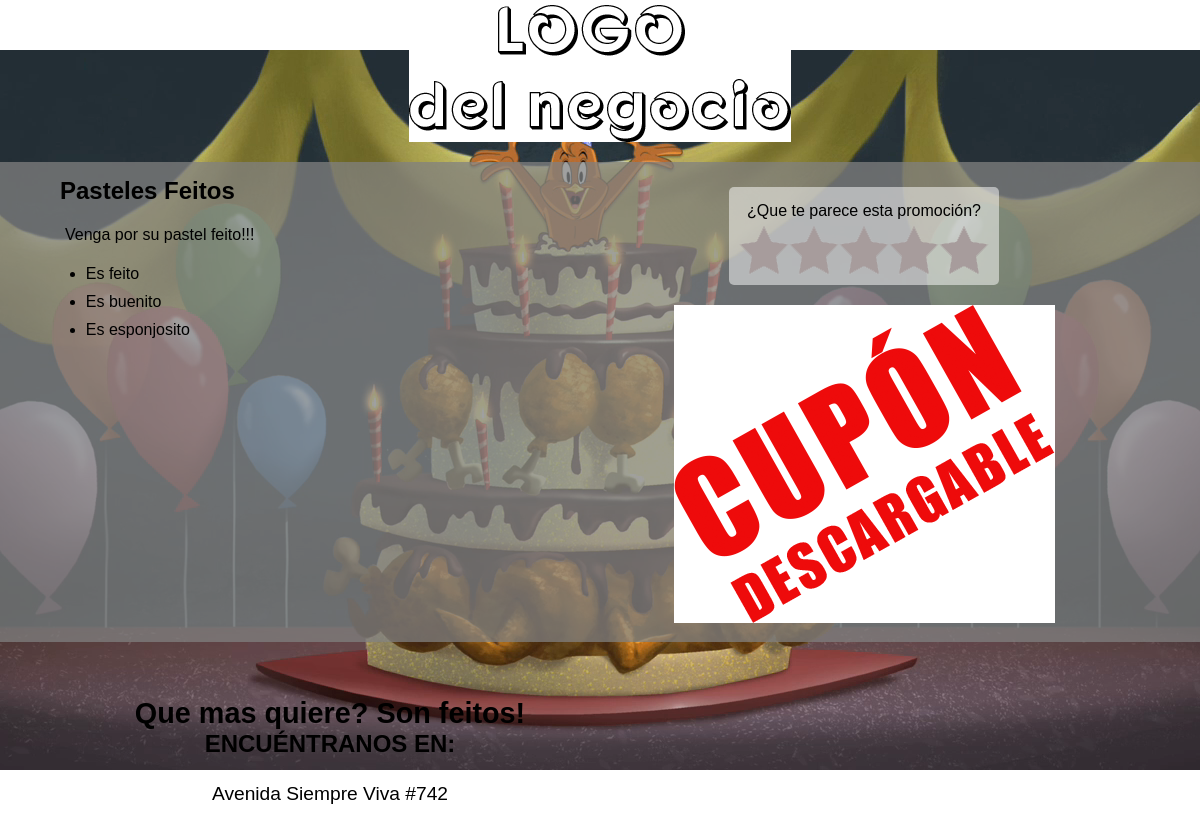
The page /businesses/nueva_prueba/index.php on the database its author committed.
### tables this page shows
CREATE TABLE IF NOT EXISTS `businesses` (
  `id` int(11) NOT NULL AUTO_INCREMENT,
  `type` varchar(15) NOT NULL,
  `creation_date` varchar(15) NOT NULL,
  `business_name` varchar(50) NOT NULL,
  `logo` varchar(25) NOT NULL,
  `content_title` varchar(50) NOT NULL,
  `content` text NOT NULL,
  `feature_one` varchar(100) NOT NULL,
  `feature_two` varchar(100) NOT NULL,
  `feature_three` varchar(100) NOT NULL,
  `coupon_image` varchar(25) NOT NULL,
  `precoupon_image` varchar(25) NOT NULL,
  `business_legend` varchar(150) NOT NULL,
  `contact_legend` text NOT NULL,
  `contact_address` text NOT NULL,
  `map` text NOT NULL,
  `font_link` text NOT NULL,
  `font_family` varchar(50) NOT NULL,
  `form` text NOT NULL,
  `m_tag_enable` tinyint(1) NOT NULL,
  `pixel` text NOT NULL,
  `pixel_tag_enable` tinyint(1) NOT NULL,
  `background_color` varchar(10) NOT NULL,
  `background_image` varchar(25) NOT NULL,
  `content_color` varchar(10) NOT NULL,
  `text_content_color` varchar(10) NOT NULL,
  `text_address_color` varchar(10) NOT NULL,
  `form_title` varchar(50) NOT NULL,
  `form_color` varchar(10) NOT NULL,
  `form_button_color` varchar(10) NOT NULL,
  `data_base` varchar(30) NOT NULL,
  `coupon_prefix` int(11) NOT NULL,
  `coupons_total` int(11) NOT NULL,
  `coupons_generated` int(11) NOT NULL,
  `coupons_available` int(11) NOT NULL,
  `contact_email` varchar(50) NOT NULL,
  `enabled` tinyint(1) NOT NULL,
  `listID` varchar(50) NOT NULL,
  KEY `id` (`id`)
);

### businesses/nueva_prueba/include/mobile_detect.php (called while the page is built, shortened)
<?php
class Mobile_Detect
{
    protected $userAgent = null;
    protected $httpHeaders = array();
    protected $detectionType = self::DETECTION_TYPE_MOBILE;
    protected static $mobileHeaders = array(
            'HTTP_ACCEPT'                  => array('matches' => array(
                                                                        'application/x-obml2d',
                                                                        'application/vnd.rim.html',
                                                                        'text/vnd.wap.wml',
                                                                        'application/vnd.wap.xhtml+xml'
                                            )),
            'HTTP_X_WAP_PROFILE'           => null,
            'HTTP_X_WAP_CLIENTID'          => null,
            'HTTP_WAP_CONNECTION'          => null,
            'HTTP_PROFILE'                 => null,
            'HTTP_X_OPERAMINI_PHONE_UA'    => null,
            'HTTP_X_NOKIA_GATEWAY_ID'      => null,
            'HTTP_X_ORANGE_ID'             => null,
            'HTTP_X_VODAFONE_3GPDPCONTEXT' => null,
            'HTTP_X_HUAWEI_USERID'         => null,
            'HTTP_UA_OS'                   => null,
            'HTTP_X_MOBILE_GATEWAY'        => null,
            'HTTP_X_ATT_DEVICEID'          => null,
            'HTTP_UA_CPU'                  => array('matches' => array('ARM')),
    );
    protected static $operatingSystems = array(
        'AndroidOS'         => 'Android',
        'BlackBerryOS'      => 'blackberry|\bBB10\b|rim tablet os',
        'PalmOS'            => 'PalmOS|avantgo|blazer|elaine|hiptop|palm|plucker|xiino',
        'SymbianOS'         => 'Symbian|SymbOS|Series60|Series40|SYB-[0-9]+|\bS60\b',
        'WindowsMobileOS'   => 'Windows CE.*(PPC|Smartphone|Mobile|[0-9]{3}x[0-9]{3})|Window Mobile|Windows Phone [0-9.]+|WCE;',
        'WindowsPhoneOS'   => 'Windows Phone 8.0|Windows Phone OS|XBLWP7|ZuneWP7|Windows NT 6.[23]; ARM;',
        'iOS'               => '\biPhone.*Mobile|\biPod|\biPad',
        'MeeGoOS'           => 'MeeGo',
        'MaemoOS'           => 'Maemo',
        'JavaOS'            => 'J2ME/|\bMIDP\b|\bCLDC\b',
        'webOS'             => 'webOS|hpwOS',
        'badaOS'            => '\bBada\b',
        'BREWOS'            => 'BREW',
    );
    protected static $browsers = array(
        'Chrome'          => '\bCrMo\b|CriOS|Android.*Chrome/[.0-9]* (Mobile)?',
        'Dolfin'          => '\bDolfin\b',
        'Opera'           => 'Opera.*Mini|Opera.*Mobi|Android.*Opera|Mobile.*OPR/[0-9.]+|Coast/[0-9.]+',
        'Skyfire'         => 'Skyfire',
        'IE'              => 'IEMobile|MSIEMobile',
        'Firefox'         => 'fennec|firefox.*maemo|(Mobile|Tablet).*Firefox|Firefox.*Mobile',
        'Bolt'            => 'bolt',
        'TeaShark'        => 'teashark',
        'Blazer'          => 'Blazer',
        'Safari'          => 'Version.*Mobile.*Safari|Safari.*Mobile|MobileSafari',
        'Tizen'           => 'Tizen',
        'UCBrowser'       => 'UC.*Browser|UCWEB',
        'baiduboxapp'     => 'baiduboxapp',
        'baidubrowser'    => 'baidubrowser',
        'DiigoBrowser'    => 'DiigoBrowser',
        'Puffin'            => 'Puffin',
        'Mercury'          => '\bMercury\b',
        'ObigoBrowser' => 'Obigo',
        'NetFront' => 'NF-Browser',
        'GenericBrowser'  => 'NokiaBrowser|OviBrowser|OneBrowser|TwonkyBeamBrowser|SEMC.*Browser|FlyFlow|Minimo|NetFront|Novarra-Vision|MQQBrowser|MicroMessenger',
    );
    protected static $uaHttpHeaders = array(
        'HTTP_USER_AGENT',
        'HTTP_X_OPERAMINI_PHONE_UA',
        'HTTP_X_DEVICE_USER_AGENT',
        'HTTP_X_ORIGINAL_USER_AGENT',
        'HTTP_X_SKYFIRE_PHONE',
        'HTTP_X_BOLT_PHONE_UA',
        'HTTP_DEVICE_STOCK_UA',
        'HTTP_X_UCBROWSER_DEVICE_UA'
    );
    public function setHttpHeaders($httpHeaders = null)
    {
        if (!is_array($httpHeaders) || !count($httpHeaders)) {
            $httpHeaders = $_SERVER;
        }
        $this->httpHeaders = array();
        foreach ($httpHeaders as $key => $value) {
            if (substr($key, 0, 5) === 'HTTP_') {
                $this->httpHeaders[$key] = $value;
            }
        }
    }
    public function getMobileHeaders()
    {
        return self::$mobileHeaders;
    }
    public function getUaHttpHeaders()
    {
        return self::$uaHttpHeaders;
    }
    public function setUserAgent($userAgent = null)
    {
        if (false === empty($userAgent)) {
            return $this->userAgent = $userAgent;
        } else {
            $this->userAgent = null;
            foreach ($this->getUaHttpHeaders() as $altHeader) {
                if (false === empty($this->httpHeaders[$altHeader])) {
                    $this->userAgent .= $this->httpHeaders[$altHeader] . " ";
                }
            }
            return $this->userAgent = (!empty($this->userAgent) ? trim($this->userAgent) : null);
        }
    }
    public function setDetectionType($type = null)
    {
        $this->detectionType = $type;
    }
    public static function getMobileDetectionRules()
    {
        static $rules;
        if (!$rules) {
            $rules = array_merge(
                self::$phoneDevices,
                self::$tabletDevices,
                self::$operatingSystems,
                self::$browsers
            );
        }
        return $rules;
    }
    public function getRules()
    {
        if ($this->detectionType == self::DETECTION_TYPE_EXTENDED) {
            return self::getMobileDetectionRulesExtended();
        } else {
            return self::getMobileDetectionRules();
        }
    }
    public function checkHttpHeadersForMobile()
    {
        foreach ($this->getMobileHeaders() as $mobileHeader => $matchType) {
            if (isset($this->httpHeaders[$mobileHeader])) {
                if (is_array($matchType['matches'])) {
                    return false;
                } else {
                    return true;
                }
            }
        }
        return false;
    }
    protected function matchDetectionRulesAgainstUA($userAgent = null)
    {
        return false;
    }
    public function isMobile($userAgent = null, $httpHeaders = null)
    {
        if ($this->checkHttpHeadersForMobile()) {
            return true;
        } else {
            return $this->matchDetectionRulesAgainstUA();
        }
    }
    public function match($regex, $userAgent = null)
    {
        $match = (bool) preg_match(sprintf('#%s#is', $regex), (false === empty($userAgent) ? $userAgent : $this->userAgent), $matches);
        return $match;
    }
}

### businesses/nueva_prueba/index.php (the view, shortened to what this page needs)
<?php
	include_once("include/connections.php");
	include_once("include/mobile_detect.php");
	$idR = mt_rand(10000, 99999);
	$result = mysqli_query($connection,"SELECT * FROM businesses WHERE id = " . DB_ID);
	while($row = mysqli_fetch_array($result)) {
		$detect = new Mobile_Detect;
		if(!$detect->isMobile())
			{
				$device = "normal";
			}
?>
<!DOCTYPE html>
<html>
	<head>
		<link rel="stylesheet" type="text/css" href="styles.css">
		<?php
			if($device != "mobile"){
				if($row['background_image'] != "") {
					$style .= "background-image: url('" . $row['background_image'] . "'); ";
				}
			}
			if($row['font_family'] != "") {
				$style .= $row['font_family'];
				$style_placeholder = $row['font_family'];
			} else {
				$style .= "font-family: Arial, Helvetica, sans-serif;";
				$style_placeholder = "font-family: Arial, Helvetica, sans-serif;";
			}
		?>
	</head>
	<body style = "<?php echo $style; ?>" <?php if($row['type'] == 'Simple'){ ?> onload = "test(<?php echo $idR; ?>, '<?php echo $device; ?>')" <?php } ?>>
		<header class = "logo-image">
			<img src = "<?php echo $row['logo']; ?>" />
		</header>
		<div class = "content" <?php if($row['content_color'] != "") { echo "style = \"background-color: " . $content_color . "\""; } ?>>
			<div class = "description" <?php if($row['text_content_color'] != "") { echo "style = \"color: #" . $row['text_content_color'] . "\"";  } ?>>
				<h2><?php echo $row['content_title']; ?></h2>
				<?php echo $row['content']; ?>
				<?php
					if(($row['feature_one'] != "") || ($row['feature_two'] != "") || ($row['feature_three'] != ""))
					{
					?>
						<ul>
							<?php if($row['feature_one'] != ""){ ?>
								<li><?php echo $row['feature_one']; ?></li>
							<?php } ?>
							<?php if($row['feature_two'] != ""){ ?>
								<li><?php echo $row['feature_two']; ?></li>
							<?php } ?>
							<?php if($row['feature_three'] != ""){ ?>
								<li><?php echo $row['feature_three']; ?></li>
							<?php } ?>
						</ul>
					<?php
					}
				?>
			</div>
				<?php
			if($row['type'] == 'Simple'){
				if($row['coupons_generated'] != $row['coupons_total']){
				?>
				<div class = "coupon">
					<div class = "alternateStarSystem">
						<div class = "front">
							<p style = "margin: 5px;" <?php if($row['text_content_color'] != "") { echo "style = \"color: #" . $row['text_content_color'] . "\"";  } ?>>&iquest;Que te parece esta promoci&oacute;n?</p>
							<div class = "starBox">
								<div class = "star"></div>
								<div class = "star"></div>
								<div class = "star"></div>
								<div class = "star"></div>
								<div class = "star"></div>
							</div>
						</div>
					</div>
						<a href = "coupon.php?device=<?php echo $device; ?>&idR=<?php echo $idR; ?>" onclick = "return clicks();"><img class = "imgCoupon" src = "<?php echo $row['coupon_image']; ?>"></a>
				</div>
				<?php
				} else if($row['coupons_generated'] == $row['coupons_total']){
					?>
					<div class = "coupon">
						No hay cupones disponibles.
					</div>
					<?php
				}
			} else if($row['type'] == 'Medio'){
				?>
				<div class = "form">
					<?php
						if(!isset($_POST['enviar'])){
						?>
							<form class = "business-form" <?php if($row['form_color'] != "") { echo "style = \"background-color: #" . $row['form_color'] . "\"";  } ?> action="index.php" method="post" name="business-form" accept-charset="UTF-8">
								<?php echo "<div style = 'font-size: 18px'>" . $row['form_title'] . "</div>"; ?>
								<input class = "business-input" style = "<?php echo $style_placeholder; ?>" type = "text" name = "nombre" placeholder = "Nombre*" />
								<input class = "business-input" style = "<?php echo $style_placeholder; ?>" type = "text" name = "telefono" placeholder = "Telefono*" />
								<input class = "business-input" style = "<?php echo $style_placeholder; ?>" type = "text" name = "correo" placeholder = "Correo Electronico*" />
								<input class = "business-input" style = "<?php echo $style_placeholder; ?>" type = "text" name = "correo2" placeholder = "Conforma tu correo Electronico*" />
								<textarea class = "business-message" style = "<?php echo $style_placeholder; ?>" name = "mensaje" placeholder = "Mensaje"></textarea>
								<?php
									$button_style = $style_placeholder . " ";
									if($row['form_button_color'] != "") {
										$button_style .= "background-color: #" . $row['form_button_color'] . "; color: #" . $row['form_color'];
									}
								?>
								<input class = "business-button" style = "<?php echo $button_style; ?>" type = "submit" name = "enviar" value = "ENVIAR" onclick = "return validate();" />
							</form>
						<?php
						}
						else if(isset($_POST['enviar'])){
							include_once('../../PHPMailer/class.phpmailer.php');
							$body = $_POST['mensaje'];
							$email = new PHPMailer();
							$email->From      = $_POST['correo'];;
							$email->FromName  = $_POST['nombre'];
							$email->Subject   = 'Solicitud de Información (Desde Click-MX)';
							$email->Body      = $body;
							$email->IsHTML(true);
							$email->CharSet = 'UTF-8';
							$email->AddAddress($row['contact_email']);
							$email->AddCC('contacto@click-mx.com');
							date_default_timezone_set("America/Tijuana");
							$today_date = date("m-d-Y");
							$nombre = $_POST['nombre'];
							$telefono = $_POST['telefono'];
							$correo = $_POST['correo'];
							$mensaje = $_POST['mensaje'];
							$fecha = $today_date;
							mysqli_query($connection,"INSERT INTO " . DB_TABLE . " (nombre, telefono, correo, mensaje, fecha) VALUES ('{$nombre}', '{$telefono}', '{$correo}', '{$mensaje}', '{$fecha}')");
							if($email->Send()){
								?>
								<p>
									Sus datos ya fueron enviados.
								</p>
								<?php
							} else {
								?>
								<p>
									Ocurrio un error. Intente de nuevo.
								</p>
								<?php
							}
						}
						?>
				</div>
			<?php
			}
			?>
		</div>
		<footer>
			<div class = "contact-information" <?php if($row['text_address_color'] != "") { echo "style = \"color: #" . $row['text_address_color'] . "\"";  } ?>>
				<h2><?php echo $row['contact_legend']; ?></h2>
				<h2 <?php if($row['text_address_color'] != "") { echo "style = \"color: #" . $row['text_address_color'] . "\"";  } ?>>ENCU&Eacute;NTRANOS EN:</h2>
				<?php echo $row['contact_address']; ?>
			</div>
		</footer>
			<?php
			}?>
	</body>
</html>

### businesses/nueva_prueba/styles.css (style rules this page uses)
* { margin: 0px; padding: 0px; }
header { padding: 5px; }
header img { position: relative; display: block; margin-left: auto; margin-right: auto; max-width: 382px; width: 100%; height: auto; }
body { background-repeat: no-repeat; background-attachment: fixed; background-position: center; }
.content { position: relative; display: block; width: 100%; background-color: rgba(128,128,128,0.75); padding-top: 15px; padding-bottom: 15px; margin-top: 15px; }
.description { position: relative; float: left; }
.description h2 { font-size: 150%; }
.description ul { padding-left: 5%; margin-top: 15px; }
.description ul li { margin-bottom: 10px; }
.description p { margin-top: 15px; padding: 5px; line-height: 20px; }
.form, .form-mobile, .coupon, .coupon-mobile { position: relative; float: left; text-align: center; }
.coupon .imgCoupon, .coupon-mobile img { position: relative; max-width: 381px; width: 100%; height: auto; }
footer { position: relative; width: 100%; padding-top: 15px; padding-bottom: 15px; margin-top: 15px; }
.contact-information { position: relative; float: left; text-align: center; }
.contact-information h2 { font-size: 150%; }
.contact-information p { margin-top: 25px; font-size: 120%; }
.alternateStarSystem { position: relative; width: 270px; display: block; margin-left: auto; margin-right: auto; padding-top: 10px; padding-bottom: 10px; }
.alternateStarSystem .front { position: relative; background-color: rgba(255,255,255,0.5); width: 100%; display: block; border-radius: 5px; padding-top: 10px; padding-bottom: 10px; border-radius: 5px; margin-bottom: 10px; }
.starBox { display: block; margin-left: auto; margin-right: auto; width: 250px; }
.star { float: left; height: 50px; width: 50px; }

### rows shown on the page
businesses: logo (picture), content_title "Pasteles Feitos", content "Venga por su pastel feito!!!", feature_one "Es feito", feature_two "Es buenito", feature_three "Es esponjosito", coupon_image (picture), contact_legend "Que mas quiere? Son feitos!", contact_address "Avenida Siempre Viva #742"
